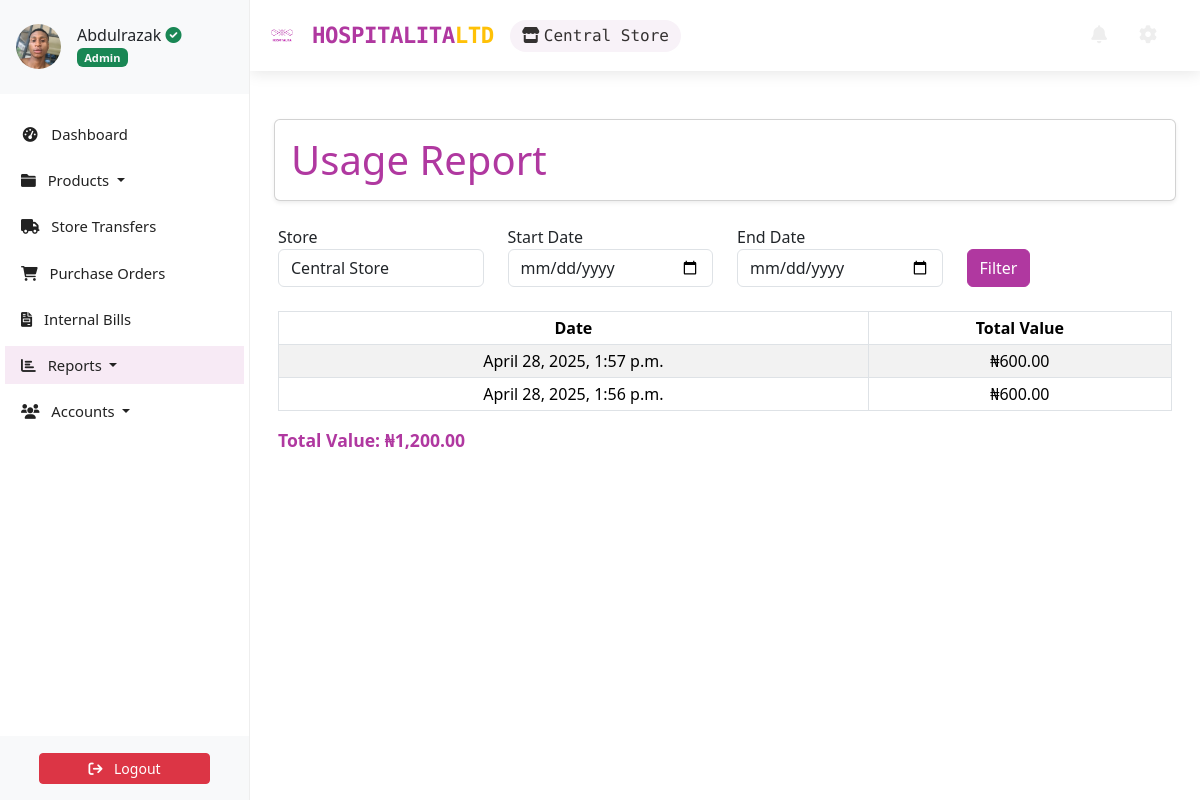
The app's page /reports/usage/ (signed in) with its own data.
### accounts/models.py (models this page shows, shortened)
class Profile(AbstractBaseUser, PermissionsMixin):
    email = models.EmailField(unique=True, max_length=150)
    first_name = models.CharField(max_length=30, blank=True)
    last_name = models.CharField(max_length=30, blank=True)
    telephone = PhoneNumberField(null=True, blank=True)
    store = models.ForeignKey('store.Store', on_delete=models.CASCADE, null=True, blank=True, related_name='user')
    profile_picture = ProcessedImageField(
        default='profile_pics/default.jpg',
        upload_to='profile_pics',
        format='JPEG',
        processors=[ResizeToFill(150, 150)],
        options={'quality': 100}
    )
    status = models.CharField(max_length=12, choices=STATUS_CHOICES, default='INA')
    role = models.CharField(max_length=12, choices=ROLE_CHOICES, blank=True, null=True)
    slug = AutoSlugField(unique=True, populate_from='email')
    date_joined = models.DateTimeField(auto_now_add=True,  blank=True, null=True)
    last_login = models.DateTimeField(null=True, blank=True)
    is_active = models.BooleanField(default=True)
    is_staff = models.BooleanField(default=False)  # required by admin
    objects = ProfileManager()
    USERNAME_FIELD = 'email'
    REQUIRED_FIELDS = []  # optional: add first_name, last_name
    class Meta:
        verbose_name = 'Profile'
        verbose_name_plural = 'Profiles'

### store/models.py (models this page shows, shortened)
class Store(models.Model):
    name = models.CharField(max_length=100)
    address = models.TextField(blank=True)
    contact_number = models.CharField(max_length=15, blank=True)
    central = models.BooleanField(default=False)  # Indicates the central store (admin's primary)

### bills/models.py (models this page shows, shortened)
class InternalUsage(models.Model):
    user = models.ForeignKey(settings.AUTH_USER_MODEL, on_delete=models.CASCADE)
    date = models.DateTimeField(auto_now_add=True)
    store = models.ForeignKey(Store, on_delete=models.CASCADE)
    description = models.CharField(max_length=255, blank=True, null=True)
    slug = models.SlugField(unique=True, blank=True)
    @property
    def total_value(self):
        return sum(detail.total_price for detail in self.details.all())

class UsageDetail(models.Model):
    usage = models.ForeignKey(InternalUsage, on_delete=models.CASCADE, related_name='details')
    item = models.ForeignKey(Item, on_delete=models.CASCADE)
    quantity = models.PositiveIntegerField()
    price_per_item = models.DecimalField(max_digits=10, decimal_places=2)
    total_price = models.DecimalField(max_digits=10, decimal_places=2)

### store/views.py (the view)
# urls.py: path('reports/usage/', views.UsageReportView.as_view(), name='usage_report'),
class UsageReportView(LoginRequiredMixin, ListView):
    model = InternalUsage
    template_name = 'store/usage_report.html'
    context_object_name = 'usages'
    paginate_by = 15
    def get_queryset(self):
        qs = super().get_queryset()
        store_id = self.request.GET.get('store')
        if self.request.user.is_superuser:
            if store_id:
                qs = qs.filter(store_id=store_id)
            else:
                central_store = Store.objects.get(central=True)
                qs = qs.filter(store=central_store)
        else:
            qs = qs.filter(store=self.request.user.store)
        start_date = self.request.GET.get('start_date')
        end_date = self.request.GET.get('end_date')
        if start_date and end_date:
            qs = qs.filter(date__date__range=[start_date, end_date])
        return qs.order_by('-date')
    def get_context_data(self, **kwargs):
        context = super().get_context_data(**kwargs)
        if self.request.user.is_superuser:
            context['stores'] = Store.objects.all()
            store_id = self.request.GET.get('store')
            if store_id:
                context['selected_store'] = store_id
            else:
                central_store = Store.objects.get(central=True)
                context['selected_store'] = central_store.id
        context['total_value'] = sum(usage.total_value for usage in self.get_queryset())
        return context

### store/templates/store/usage_report.html (shortened to what this page needs)
{% extends "store/base.html" %}
{% block content %}
<div class="container my-4">
    <div class="card shadow-sm rounded p-3">
        <div class="row align-items-center">
            <div class="col-md-6">
                <h4 class="display-6 mb-0 text-brand">Usage Report</h4>
            </div>
        </div>
    </div>
</div>
<div class="container px-3">
    <form method="get" class="mb-4">
        <div class="row">
            {% if request.user.is_superuser %}
            <div class="col-md-3">
                <label>Store</label>
                <select name="store" class="form-control">
                    {% for store in stores %}
                    <option value="{{ store.id }}" {% if selected_store == store.id|stringformat:"s" %}selected{% endif %}>{{ store.name }}</option>
                    {% endfor %}
                </select>
            </div>
            {% endif %}
            <div class="col-md-3">
                <label>Start Date</label>
                <input type="date" name="start_date" class="form-control" value="{{ request.GET.start_date }}">
            </div>
            <div class="col-md-3">
                <label>End Date</label>
                <input type="date" name="end_date" class="form-control" value="{{ request.GET.end_date }}">
            </div>
            <div class="col-md-3 align-self-end">
                <button type="submit" class="btn btn-brand">Filter</button>
            </div>
        </div>
    </form>
    <table class="table table-bordered table-striped table-hover table-sm">
        <thead class="thead-light">
            <tr>
                <th>Date</th>
                <th>Total Value</th>
            </tr>
        </thead>
        <tbody>
            {% for usage in usages %}
            <tr>
                <td>{{ usage.date }}</td>
                <td>₦{{ usage.total_value }}</td>
            </tr>
            {% empty %}
            <tr><td colspan="2">No data available</td></tr>
            {% endfor %}
        </tbody>
    </table>
    <p class="total-value">Total Value: ₦{{ total_value }}</p>
</div>
{% endblock %}

### store/templates/store/base.html (shortened to what this page needs)
<!DOCTYPE html>
<html lang="en">
    <head>
        {% load static %}
        <link href="https://cdn.jsdelivr.net/npm/bootstrap@5.3.3/dist/css/bootstrap.min.css" rel="stylesheet">
        <link rel="stylesheet" type="text/css" href="https://unpkg.com/@webpixels/css@1.1.5/dist/index.css">
        <link rel="stylesheet" href="{% static '/css/style.css' %}" type="text/css">
        <link rel="stylesheet" href="https://cdnjs.cloudflare.com/ajax/libs/font-awesome/5.15.4/css/all.min.css">
    </head>
    <body>
        {% include "store/sidebar.html" %}
        <section id="wrapper">
          <nav class="navbar navbar-expand-md navbar-light">
            <div class="container-fluid">
                <div class="d-flex align-items-center">
                    <a class="navbar-brand" href="{% url 'dashboard' %}" style="color: #b038a0;">
                        <img src="{% static 'images/logo/hospitalialogo.png' %}" alt="Hospitalita Logo" class="navbar-logo">
                        HOSPITALITA<span class="text-warning">LTD</span>
                    </a>
                    {% if request.user.is_authenticated and request.user.store %}
                    <div class="store-display">
                        <i class="fas fa-store me-1"></i>{{ request.user.store.name }}
                    </div>
                    {% endif %}
                </div>
                <div class="collapse navbar-collapse" id="toggle-navbar">
                    <ul class="navbar-nav ms-auto align-items-center">
                        <li class="nav-item me-3">
                            <a class="nav-link position-relative nav-icon" href="{% url 'notifications' %}">
                                <i class="fa fa-bell"></i>
                            </a>
                        </li>
                        <li class="nav-item me-2">
                            <a class="nav-link nav-icon" href="/hospitalita-admin/" title="Admin Dashboard">
                                <i class="fas fa-cog"></i>
                            </a>
                        </li>
                    </ul>
                </div>
            </div>
        </nav>
          <main class="container py-4">
            {% block content %}{% endblock content %}
          </main>
        </section>
    </body>
</html>

### store/templates/store/sidebar.html (shortened to what this page needs)
<link href="https://cdn.jsdelivr.net/npm/bootstrap@5.3.3/dist/css/bootstrap.min.css" rel="stylesheet">
<link href="https://cdnjs.cloudflare.com/ajax/libs/font-awesome/6.0.0-beta3/css/all.min.css" rel="stylesheet">
<aside class="sidebar position-fixed top-0 left-0 overflow-auto h-100 bg-white text-dark" id="show-side-navigation1">
    <div class="sidebar-header d-flex align-items-center px-3 py-4 border-bottom border-light" style="background-color:#f8f9fa ;">
        <div class="d-flex align-items-center text-decoration-none text-dark">
            <img class="rounded-circle img-fluid" id="sidebar-img" width="45" src="{{ request.user.profile_picture.url }}" alt="Profile Picture" />
            <div class="ms-3">
                <h5 class="fs-6 mb-0">
                    {{ request.user.first_name }}{% if request.user.role == 'AD' %} <i class="fa-solid fa-circle-check text-success"></i>{% endif %}
                </h5>
                <span class="badge bg-success text-light">
                    {% if request.user.role == 'AD' %}
                        Admin
                    {% elif request.user.role == 'EX' %}
                        Executive
                    {% else %}
                        Operative
                    {% endif %}
                </span>
            </div>
        </div>
    </div>
    <div class="nav-container">
        <ul class="nav flex-column mt-3">
            <li class="nav-item mb-2">
                <a class="nav-link {% if request.resolver_match.url_name == 'dashboard' %}active{% endif %}" href="{% url 'dashboard' %}">
                    <i class="fa fa-tachometer-alt fa-fw me-2"></i> Dashboard
                </a>
            </li>
            <li class="nav-item mb-2 dropdown">
                <a class="nav-link {% if request.resolver_match.url_name == 'productslist' %}active{% endif %} dropdown-toggle" href="#" id="productsDropdown" role="button" data-bs-toggle="dropdown" aria-expanded="false">
                    <i class="fa fa-folder me-2"></i> Products
                </a>
            </li>
            <li class="nav-item mb-2">
                {% if request.user.store.central %}
                <a class="nav-link {% if request.resolver_match.url_name == 'transfer-create' or request.resolver_match.url_name == 'transferslist' %}active{% endif %}" href="{% url 'transferslist' %}">
                    <i class="fa fa-truck fa-fw me-2"></i> Store Transfers
                </a>
                {% else %}
                <a class="nav-link {% if request.resolver_match.url_name == 'saleslist' %}active{% endif %}" href="{% url 'saleslist' %}">
                    <i class="fa fa-shopping-bag fa-fw me-2"></i> Sales Orders
                </a>
                {% endif %}
            </li>
            <li class="nav-item mb-2">
                <a class="nav-link {% if request.resolver_match.url_name == 'purchaseorderslist' %}active{% endif %}" href="{% url 'purchaseorderslist' %}">
                    <i class="fa fa-shopping-cart me-2"></i> Purchase Orders
                </a>
            </li>
            <li class="nav-item mb-2">
                <a class="nav-link {% if request.resolver_match.url_name == 'usage_list' %}active{% endif %}" href="{% url 'usage_list' %}">
                    <i class="fa-solid fa-file-invoice me-2"></i> Internal Bills
                </a>
            </li>
            <li class="nav-item mb-2 dropdown">
                <a class="nav-link {% if request.resolver_match.url_name in 'usage_report sales_report performance_stats branch_sales_comparison' %}active{% endif %} dropdown-toggle" href="#" id="reportsDropdown" role="button" data-bs-toggle="dropdown" aria-expanded="false">
                    <i class="fa fa-chart-bar me-2"></i> Reports
                </a>
            </li>
            <li class="nav-item mb-2 dropdown">
                <a class="nav-link  dropdown-toggle" href="#" id="accountsDropdown" role="button" data-bs-toggle="dropdown" aria-expanded="false">
                    <i class="fa fa-users me-2"></i> Accounts
                </a>
            </li>
        </ul>
    </div>
    <div class="sidebar-footer position-absolute bottom-0 w-100 text-center py-3 bg-light border-top border-light">
        <form method="post" action="{% url 'user-logout' %}">
            <button type="submit" class="btn btn-danger btn-sm w-75">
                <i class="fa fa-sign-out me-2"></i> Logout
            </button>
        </form>
    </div>
</aside>

### records on screen
Profile: user.profile_picture (picture), user.first_name "Abdulrazak", user.store.name "Central Store"
InternalUsage: date "April 28, 2025, 1:57 p.m.", total_value "600.00"
InternalUsage: date "April 28, 2025, 1:56 p.m.", total_value "600.00"

### other values on screen
{{ total_value }} "1,200.00"
form field store "Central Store"
